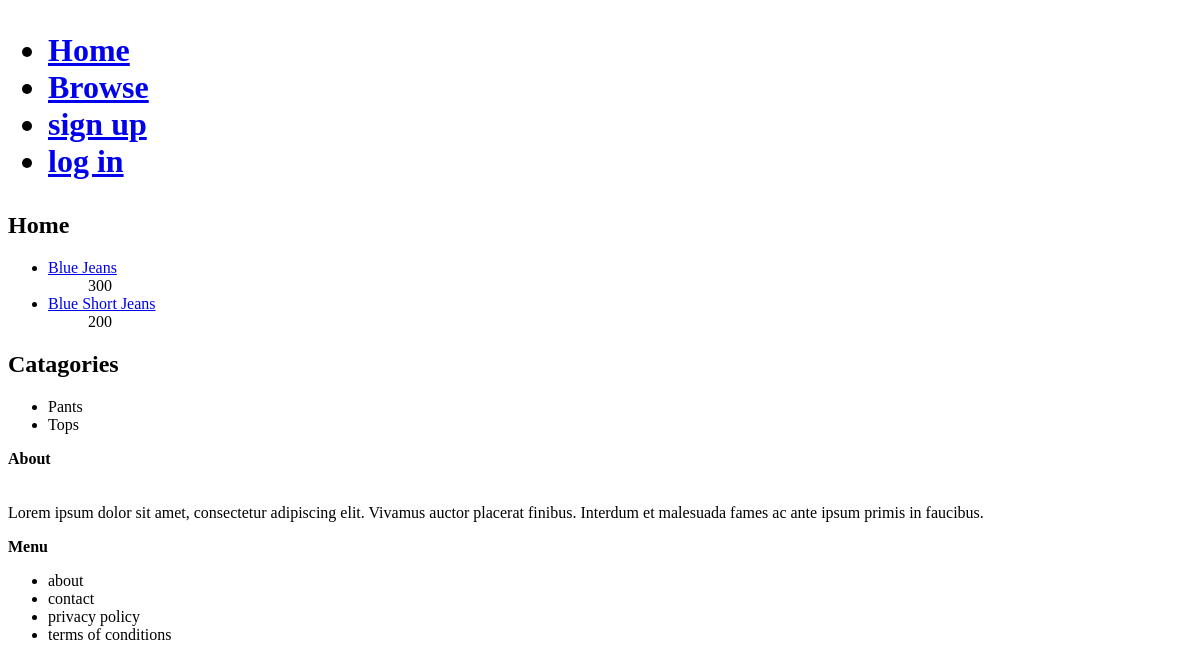
/, run on an earlier commit of the app's database.
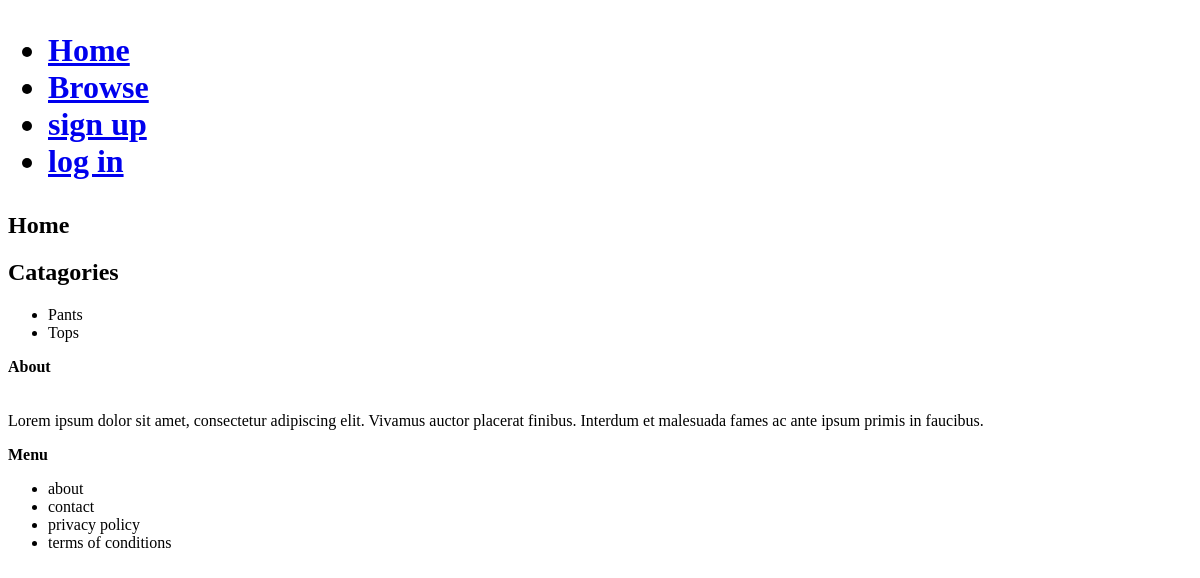
And on a later commit of the database.
### item/models.py (models this page shows)
class Item(models.Model):
    user = models.ForeignKey(
        User, on_delete=models.CASCADE, blank=False, null=False, default=0
    )
    category = models.ForeignKey(
        Category, on_delete=models.CASCADE, blank=False, null=False
    )
    item_name = models.CharField(max_length=50, blank=False)
    price = models.PositiveIntegerField(blank=True, null=True)
    created_at = models.DateTimeField(auto_now_add=True)
    updated_at = models.DateTimeField(auto_now=True)
    stock = models.PositiveIntegerField(blank=True, null=True)
    sold = models.PositiveIntegerField(blank=True, null=True)
    description = models.CharField(max_length=300, blank=True, null=True)
    image = models.URLField(blank=True, null=True, max_length=1000)
    def __str__(self):
        return self.item_name

class Category(models.Model):
    category_name = models.CharField(max_length=50, blank=False)
    category = models.ForeignKey(
        "self", on_delete=models.CASCADE, related_name="+", blank=True, null=True
    )
    def __str__(self):
        return self.category_name

### core/views.py (the view)
# urls.py: path("", indexView.as_view(), name="index"),
class indexView(generic.ListView):
    model = Item
    template_name = "core/index.html"
    def get_queryset(self):
        self.catagories = Category.objects.filter(category__isnull=True).order_by(
            "category_name"
        )[:3]
        self.items = Item.objects.all().order_by("created_at")[:2]
        return self
    def get_context_data(self, **kwargs):
        context = super().get_context_data(**kwargs)
        context["items"] = self.items
        context["catagories"] = self.catagories
        return context

### core/templates/core/index.html
{%extends 'core/includes/navBar.html' %} {%block content2%}
<h2>Home</h2>
<div>
    <p>
        {%if items%}
        <ul>
            {% for item in items%}
            <li><a href="{% url 'item' item.id %}">
                {{item}}
            </a>
            <ul>{{item.price}}</ul>
            </li>
            {%endfor%}
        </ul>
        {%endif%}
    </p>
</div>
<h2>Catagories</h2>
<div>
    <p>
        {%if catagories%}
        <ul>
            {% for catagory in catagories%}
            <li>
                {{catagory}}
            </li>
            {%endfor%}
        </ul>
        {%endif%}
    </p>
</div>
<footer>
    <div>
        <p><b>About</b>
        <br />
        <br />
        <br />
        Lorem ipsum dolor sit amet, consectetur adipiscing elit.
        Vivamus auctor placerat finibus.
        Interdum et malesuada fames ac ante ipsum primis in faucibus.
        </p>
    </div>
    <div>
        <p><b>Menu</b></p>
        <ul>
            <li>about</li>
            <li>contact</li>
            <li>privacy policy</li>
            <li>terms of conditions</li>
        </ul>
    </div>
</footer>
{% endblock %}

What changed in the data, as far as the page shows it:
removed Item: item_name "Blue Jeans", price "300"
removed Item: item_name "Blue Short Jeans", price "200"
